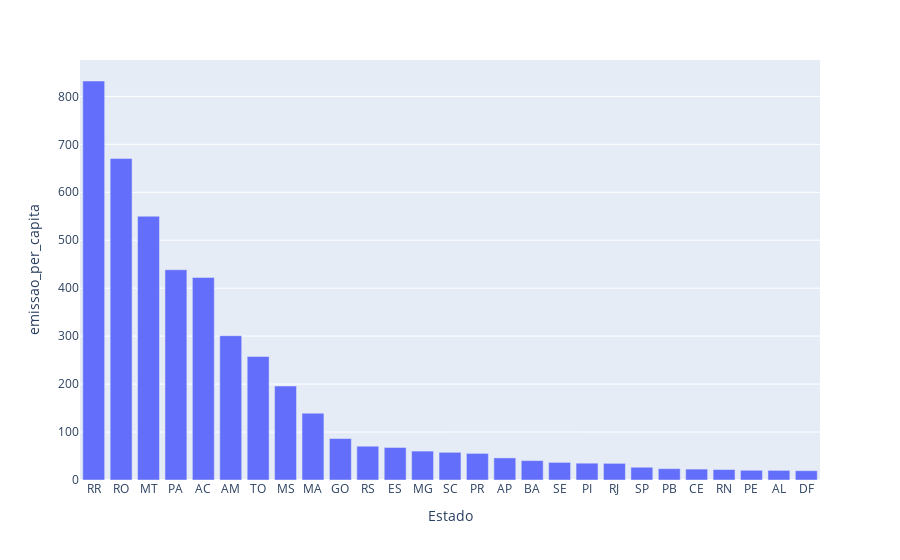

The notebook cell saved with this chart:
### Code cell
px.bar(data_frame=dados_agrupados, x='Estado', y='emissao_per_capita')

### Figure 1 — Plotly figure (JSON) as saved in the notebook; plotly's stock layout.template omitted (floating-point values rounded to 4 significant figures)
{"data": [{"alignmentgroup": "True", "hovertemplate": "Estado=%{x}<br>emissao_per_capita=%{y}<extra></extra>", "legendgroup": "", "marker": {"color": "#636efa", "pattern": {"shape": ""}}, "name": "", "offsetgroup": "", "orientation": "v", "showlegend": false, "textposition": "auto", "type": "bar", "x": ["RR", "RO", "MT", "PA", "AC", "AM", "TO", "MS", "MA", "GO", "RS", "ES", "MG", "SC", "PR", "AP", "BA", "SE", "PI", "RJ", "SP", "PB", "CE", "RN", "PE", "AL", "DF"], "xaxis": "x", "y": [832.1, 670.3, 550.1, 438.4, 422.5, 301.0, 257.7, 195.9, 139.3, 86.44, 70.48, 67.86, 60.32, 57.77, 55.49, 46.09, 40.47, 36.71, 35.07, 34.71, 26.58, 23.65, 22.77, 21.86, 20.29, 20.03, 19.39], "yaxis": "y"}], "layout": {"barmode": "relative", "legend": {"tracegroupgap": 0}, "margin": {"t": 60}, "xaxis": {"anchor": "y", "domain": [0, 1], "title": {"text": "Estado"}}, "yaxis": {"anchor": "x", "domain": [0, 1], "title": {"text": "emissao_per_capita"}}}}
